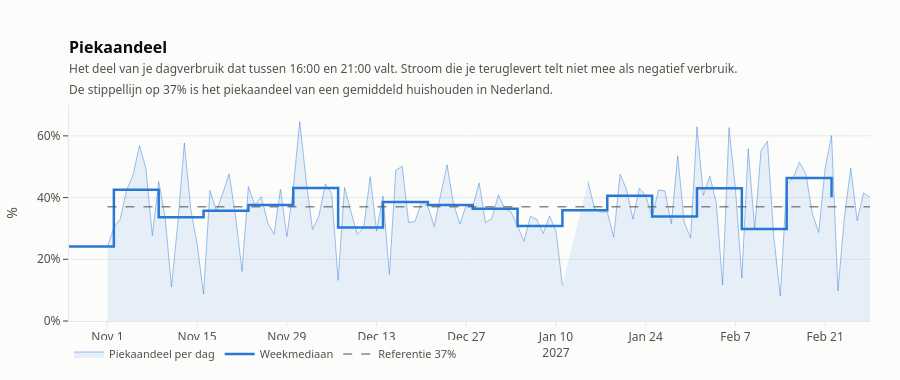

This figure's notebook cell:
### Markdown cell above
## 4. Card 2 — Piekaandeel

The same shape, plus a reference line at 37% — the peak share of an average Dutch household.
The reference wears muted ink rather than a series colour, and is labelled directly, because it
is an annotation and not a third measurement. Sketch: figuur A3.

The three-day January gap appears as nulls on the gapless daily index, so both line charts break where the data breaks rather than interpolating across it.

### Code cell
threshold_percent = analysis_input.peak_share_threshold * 100

figure = go.Figure()
figure.add_trace(
    go.Scatter(
        x=daily["day"],
        y=daily["evening_peak_share_in_percent"],
        name="Piekaandeel per dag",
        mode="lines",
        line={"color": SERIES_FAINT, "width": 1},
        fill="tozeroy",
        fillcolor=SERIES_FILL,
        hovertemplate="%{y:.1f}%<extra></extra>",
    )
)
figure.add_trace(
    go.Scatter(
        x=week_medians["week"],
        y=week_medians["median_evening_peak_share_in_percent"],
        name="Weekmediaan",
        mode="lines",
        line={"color": SERIES, "width": 2.5, "shape": "hv"},
        hovertemplate="%{y:.1f}%<extra></extra>",
    )
)
# The reference goes in the legend rather than as an inline annotation: at 37% the
# label lands straight on top of the median line. It is an annotation, not a third
# measurement, so it wears muted ink instead of a series colour.
figure.add_trace(
    go.Scatter(
        x=[daily["day"].min(), daily["day"].max()],
        y=[threshold_percent, threshold_percent],
        name=f"Referentie {threshold_percent:.0f}%",
        mode="lines",
        line={"color": INK_MUTED, "width": 1, "dash": "dash"},
        hoverinfo="skip",
    )
)
style(
    figure,
    "Piekaandeel",
    "Het deel van je dagverbruik dat tussen 16:00 en 21:00 valt. Stroom die je teruglevert telt"
    " niet mee als negatief verbruik.<br>De stippellijn op 37% is het piekaandeel van een"
    " gemiddeld huishouden in Nederland.",
    "%",
)
# Bounded to the range the data actually occupies: a 0-100% axis leaves the top half
# empty and flattens the day-to-day variation that is the point of the chart.
figure.update_yaxes(range=[0, 70], ticksuffix="%")
figure.update_layout(margin={"l": 60, "r": 30, "t": 105, "b": 50})
figure
